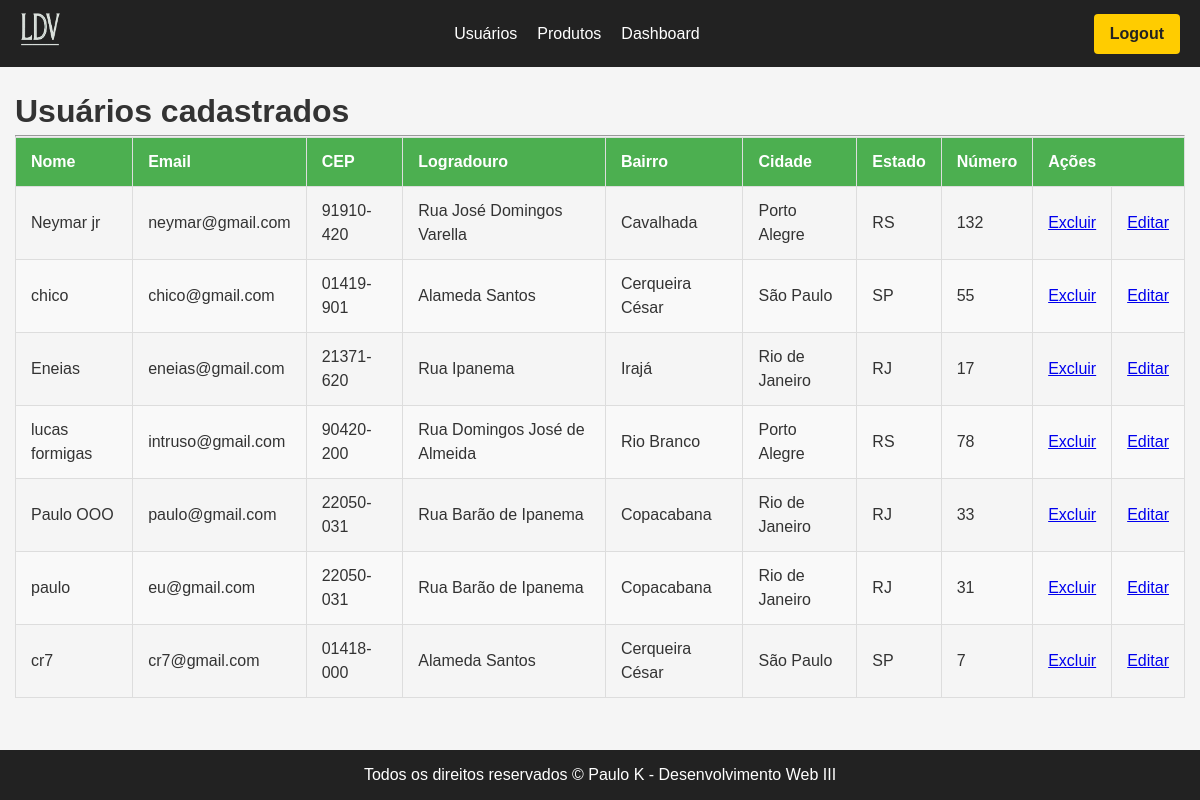
Page /usuarios (signed in) on the committed database.
### app/models.py (models this page shows)
class Usuario(models.Model): # aqui dizemos que a classe pai Model irá dar herança para a classe usuario
    nome = models.CharField(max_length=100) # varchar, deve especificar o tamanho
    email = models.EmailField()
    senha = models.CharField(max_length=16)
    cep = models.CharField(max_length=9)  # Formato 00000-000
    logradouro = models.CharField(max_length=100)
    bairro = models.CharField(max_length=100)
    localidade = models.CharField(max_length=100)  # Cidade
    uf = models.CharField(max_length=2)  # Estado
    numero = models.CharField(max_length=10)  # Número da residência

### app/views.py (the view)
# urls.py: path('usuarios', views.exibirUsuarios, name="exibirUsuarios"),
def exibirUsuarios(request):
    if not request.session.get("email"):
        messages.error(request, "Você precisa estar logado para acessar esta página.")
        return redirect("login")
    usuarios = Usuario.objects.all().values()
    return render(request, "usuarios.html", {'listaUsuarios': usuarios})

### app/template/usuarios.html (shortened to what this page needs)
{% extends "template.html" %}
{% load static %}
{% block style %} <link rel="stylesheet" href="{% static 'usuarios.css' %}"> {% endblock %}
{% block conteudo %}
<h1>Usuários cadastrados</h1>
<hr>
<table border="1px" class="table">
  <thead>
    <tr>
      <th>Nome</th>
      <th>Email</th>
      <th>CEP</th>
      <th>Logradouro</th>
      <th>Bairro</th>
      <th>Cidade</th>
      <th>Estado</th>
      <th>Número</th>
      <th colspan="2">Ações</th>
    </tr>
  </thead>
  <tbody>
    {% for usuario in listaUsuarios %}
    <tr>
      <td>{{ usuario.nome }}</td>
      <td>{{ usuario.email }}</td>
      <td>{{ usuario.cep }}</td>
      <td>{{ usuario.logradouro }}</td>
      <td>{{ usuario.bairro }}</td>
      <td>{{ usuario.localidade }}</td>
      <td>{{ usuario.uf }}</td>
      <td>{{ usuario.numero }}</td>
    <td> <a href="{% url 'excluirUsuario' usuario.id%}">Excluir</a></td>
    <td> <a href="{% url 'editarUsuario' usuario.id%}">Editar</a></td>
    </tr>
    {% endfor %}
  </tbody>
</table>
{% endblock %}

### app/template/template.html (shortened to what this page needs)
{% load static %}
<!DOCTYPE html>
<html lang="pt-BR">
<head>
    <link rel="stylesheet" href="{% static 'template_base.css' %}" />
    {% block style %}{% endblock %}
</head>
<body>
<header>
<div class="logo-container">
    <a href="{% url 'app' %}">
        <img src="{% static 'logo-ldv.png' %}" alt="logo" class="logo-img"/>
    </a>
</div>
    <nav>
        <ul>
            <li><a href="{% url 'exibirUsuarios' %}">Usuários</a></li>
            <li><a href="{% url 'exibirProdutos' %}">Produtos</a></li>
            <li><a href="{% url 'dashboard' %}">Dashboard</a></li>
        </ul>
    </nav>
<div>
  {% if request.session.email %}
    <a href="{% url 'logout' %}" class="header-buttonLink">Logout</a>
  {% else %}
    <a href="{% url 'login' %}" class="header-buttonLink">Entrar</a>
    <a href="{% url 'addUsuario' %}" class="header-buttonLink cadastrar">Cadastrar</a>
  {% endif %}
</div>
</header>
<main>
    {% block conteudo %}
    {% endblock %}
</main>
<footer>
    Todos os direitos reservados &copy; Paulo K - Desenvolvimento Web III
</footer>
</body>
</html>

### app/static/template_base.css (style rules this page uses)
* { margin: 0; padding: 0; box-sizing: border-box; }
body { font-family: Arial, sans-serif; line-height: 1.5; background: #f5f5f5; color: #333; }
.logo-container { display: flex; align-items: center; height: 100%; }
.logo-img { height: 40px; width: auto; object-fit: contain; }
header { display: flex; align-items: center; justify-content: space-between; background-color: #222; color: white; padding: 10px 20px; flex-wrap: wrap; }
header > div:first-child a img { height: 40px; }
nav ul { list-style: none; display: flex; gap: 20px; }
nav ul li a { text-decoration: none; color: white; font-weight: 500; transition: color 0.3s ease; }
header > div:last-child { display: flex; gap: 10px; }
.header-buttonLink { padding: 8px 16px; border-radius: 4px; text-decoration: none; font-weight: 600; cursor: pointer; user-select: none; transition: background-color 0.3s ease; background-color: #ffcc00; color: #222; }
footer { position: fixed !important; bottom: 0 !important; left: 0 !important; width: 100% !important; height: 50px !important; line-height: 50px !important; text-align: center !important; background-color: #222 !important; color: white !important; z-index: 1000 !important; margin-top: 0 !important; }
main { max-width: 1200px; margin: 20px auto; padding: 0 15px; padding-bottom: 70px; }

### app/static/usuarios.css (style rules this page uses)
table { border-collapse: collapse; width: 100%; }
th, td { padding: 12px 15px; border: 1px solid #ddd; text-align: left; }
tr:nth-child(even) { background-color: #f9f9f9; }
th { background-color: #4CAF50; color: white; }

### rows in the picture
Usuario: nome "Neymar jr", email "neymar@gmail.com", cep "91910-420", logradouro "Rua José Domingos Varella", bairro "Cavalhada", localidade "Porto Alegre", uf "RS", numero "132"
Usuario: nome "chico", email "chico@gmail.com", cep "01419-901", logradouro "Alameda Santos", bairro "Cerqueira César", localidade "São Paulo", uf "SP", numero "55"
Usuario: nome "Eneias", email "eneias@gmail.com", cep "21371-620", logradouro "Rua Ipanema", bairro "Irajá", localidade "Rio de Janeiro", uf "RJ", numero "17"
Usuario: nome "lucas formigas", email "intruso@gmail.com", cep "90420-200", logradouro "Rua Domingos José de Almeida", bairro "Rio Branco", localidade "Porto Alegre", uf "RS", numero "78"
Usuario: nome "Paulo OOO", email "paulo@gmail.com", cep "22050-031", logradouro "Rua Barão de Ipanema", bairro "Copacabana", localidade "Rio de Janeiro", uf "RJ", numero "33"
Usuario: nome "paulo", email "eu@gmail.com", cep "22050-031", logradouro "Rua Barão de Ipanema", bairro "Copacabana", localidade "Rio de Janeiro", uf "RJ", numero "31"
Usuario: nome "cr7", email "cr7@gmail.com", cep "01418-000", logradouro "Alameda Santos", bairro "Cerqueira César", localidade "São Paulo", uf "SP", numero "7"
